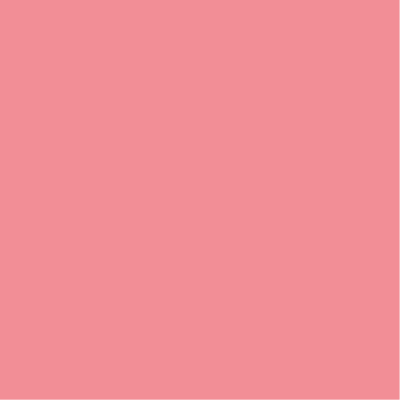
Frame 1 (no input)
Frame 60 (no input): identical to frame 1, image omitted
Frame 120 (the mouse pressed at the canvas centre since frame 60): identical to frame 1, image omitted

The p5.js sketch that drew this single still picture (run headless with seeded random() and noise() and a simulated clock; from frame 60 on, the mouse is pressed at the canvas centre):

// p5.js sketch
// ── sketch.js
function setup() {
  createCanvas(400, 400);
  stroke(230, 57, 70);
  
  for(let i=0; i< width; i++){
    for (let j=0; j< height; j++){
      point(i, j);
    }
  }
}

function draw() {
}
